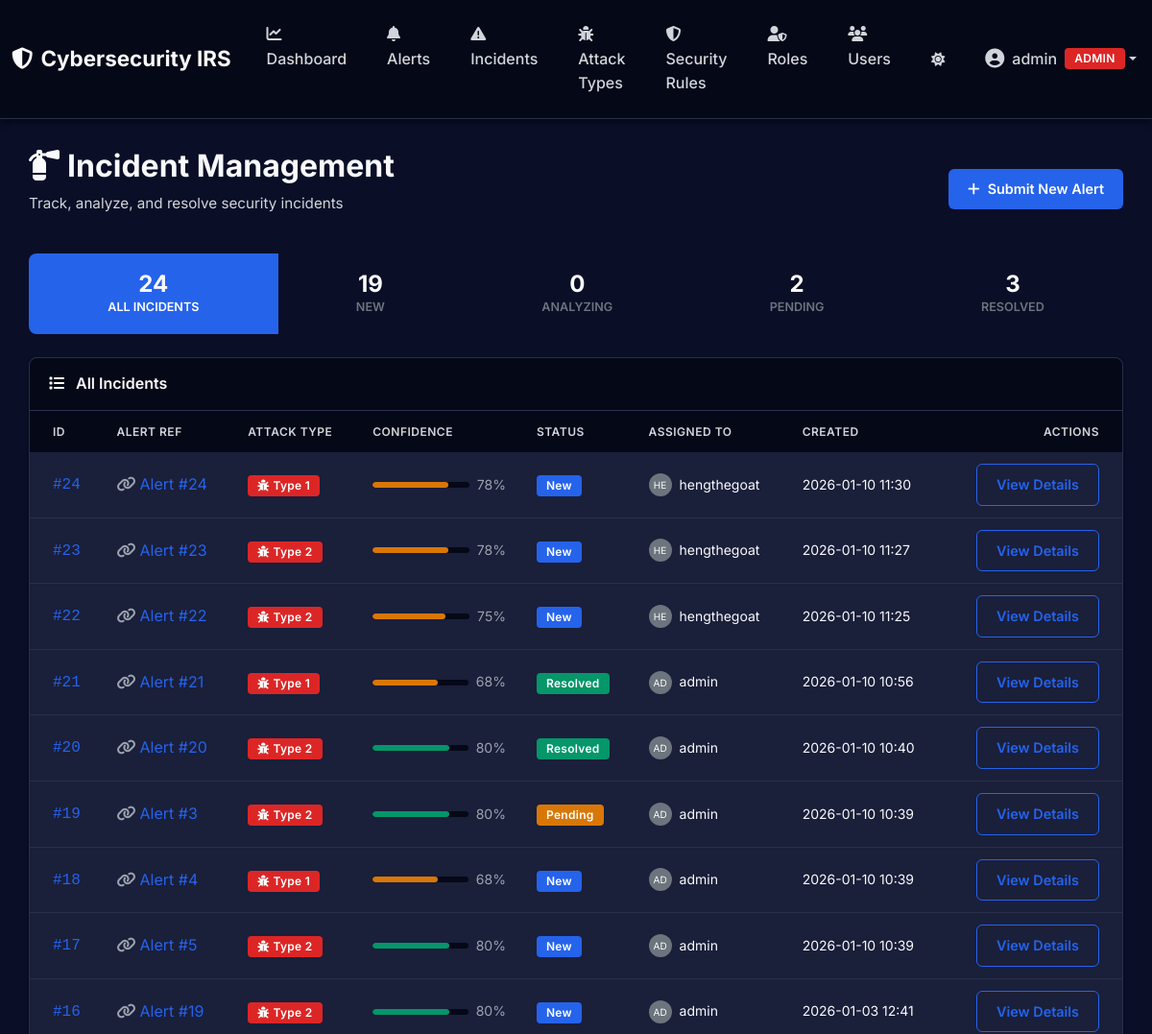
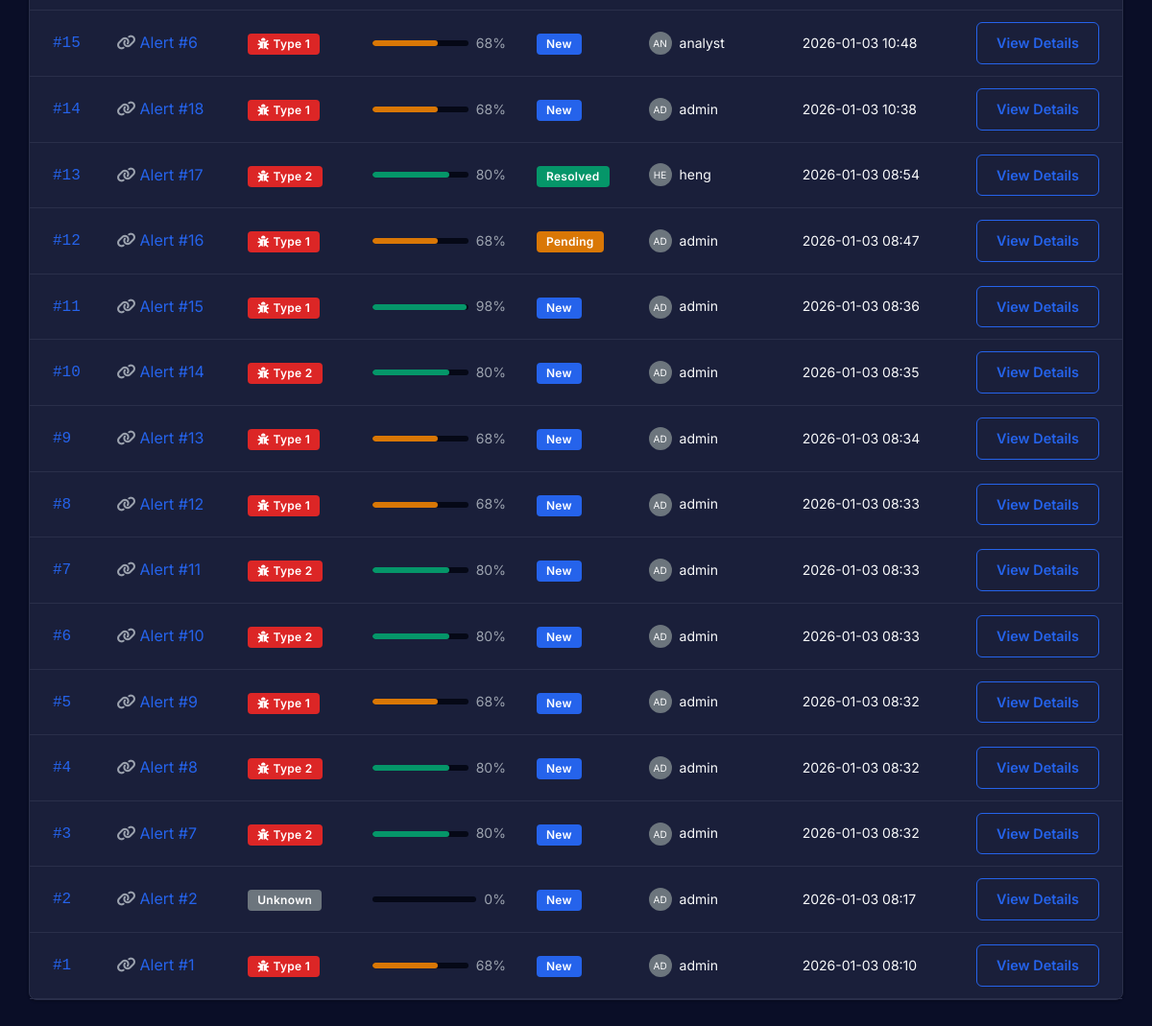
The page /incidents/ (signed in) on the database its author committed (2 pictures, top to bottom).
### app/models/user.py (models this page shows, shortened)
class User(db.Model):
    __tablename__ = 'users'
    id = db.Column(db.Integer, primary_key=True)
    username = db.Column(db.String(80), unique=True, nullable=False)
    email = db.Column(db.String(120), unique=True, nullable=False)
    full_name = db.Column(db.String(120), nullable=False)
    role = db.Column(db.String(20), default='analyst', nullable=False)  # admin, analyst, viewer
    is_active = db.Column(db.Boolean, default=True, nullable=False)
    password_hash = db.Column(db.String(255), nullable=False)
    created_at = db.Column(db.DateTime, default=datetime.utcnow, nullable=False)
    updated_at = db.Column(db.DateTime, default=datetime.utcnow, onupdate=datetime.utcnow, nullable=False)
    last_login = db.Column(db.DateTime, nullable=True)

### app/models/incident.py (models this page shows, shortened)
class Incident(db.Model):
    __tablename__ = 'incidents'
    id = db.Column(db.Integer, primary_key=True)
    alert_id = db.Column(db.Integer, db.ForeignKey('alerts.id'), nullable=False, unique=True)
    attack_type_id = db.Column(db.Integer, db.ForeignKey('attack_types.id'), nullable=True)
    matched_rules = db.Column(db.JSON, nullable=True)  # JSON array of rule IDs
    recommended_actions = db.Column(db.JSON, nullable=True)  # JSON array of recommended actions
    confidence_score = db.Column(db.Integer, default=0, nullable=False)  # 0-100
    explanation = db.Column(db.Text, nullable=True)  # Human-readable explanation
    status = db.Column(db.String(20), default='new', nullable=False)  # new, analyzing, pending, resolved
    assigned_to = db.Column(db.Integer, db.ForeignKey('users.id'), nullable=True)
    created_at = db.Column(db.DateTime, default=datetime.utcnow, nullable=False)
    updated_at = db.Column(db.DateTime, default=datetime.utcnow, onupdate=datetime.utcnow, nullable=False)
    resolved_at = db.Column(db.DateTime, nullable=True)
    history = db.relationship('IncidentHistory', backref='incident', lazy=True, cascade='all, delete-orphan')
    assigned_user = db.relationship('User', foreign_keys=[assigned_to], backref='assigned_incidents')

### app/routes/incident_routes.py (the view)
@incident_bp.route('/')
@login_required
def index():
    status_filter = request.args.get('status', None)
    query = Incident.query
    if status_filter:
        query = query.filter_by(status=status_filter)
    incidents = query.order_by(Incident.created_at.desc()).all()
    status_counts = {
        'all': Incident.query.count(),
        'new': Incident.query.filter_by(status='new').count(),
        'analyzing': Incident.query.filter_by(status='analyzing').count(),
        'pending': Incident.query.filter_by(status='pending').count(),
        'resolved': Incident.query.filter_by(status='resolved').count()
    }
    return render_template(
        'incidents/index.html',
        incidents=incidents,
        current_filter=status_filter,
        status_counts=status_counts
    )

### app/templates/incidents/index.html (shortened to what this page needs)
{% extends "layouts/base.html" %}  {% block content %}
<div class="mb-4">
  <div class="d-flex justify-content-between align-items-center">
    <div>
      <h1 class="h2" style="font-weight: 700; color: var(--text-primary)">
        <i class="fas fa-fire-extinguisher me-2"></i>Incident Management
      </h1>
      <p style="color: var(--text-secondary); font-size: 0.95rem">
        Track, analyze, and resolve security incidents
      </p>
    </div>
    <a href="{{ url_for('alerts.create') }}" class="btn btn-primary">
      <i class="fas fa-plus me-2"></i>Submit New Alert
    </a>
  </div>
</div>
<div class="row mb-4">
  <div class="col">
    <div class="btn-group w-100" role="group">
      <a
        href="{{ url_for('incidents.index') }}"
        class="btn {% if not current_filter %}btn-primary{% else %}btn-outline-secondary{% endif %}"
        style="border-top-left-radius: 8px; border-bottom-left-radius: 8px"
      >
        <div class="d-flex flex-column align-items-center py-2">
          <span class="h4 mb-0">{{ status_counts.all }}</span>
          <span class="small text-uppercase">All Incidents</span>
        </div>
      </a>
      <a
        href="{{ url_for('incidents.index', status='new') }}"
        class="btn {% if current_filter == 'new' %}btn-primary{% else %}btn-outline-secondary{% endif %}"
      >
        <div class="d-flex flex-column align-items-center py-2">
          <span class="h4 mb-0">{{ status_counts.new }}</span>
          <span class="small text-uppercase">New</span>
        </div>
      </a>
      <a
        href="{{ url_for('incidents.index', status='analyzing') }}"
        class="btn {% if current_filter == 'analyzing' %}btn-info{% else %}btn-outline-secondary{% endif %}"
      >
        <div class="d-flex flex-column align-items-center py-2">
          <span class="h4 mb-0">{{ status_counts.analyzing }}</span>
          <span class="small text-uppercase">Analyzing</span>
        </div>
      </a>
      <a
        href="{{ url_for('incidents.index', status='pending') }}"
        class="btn {% if current_filter == 'pending' %}btn-warning{% else %}btn-outline-secondary{% endif %}"
      >
        <div class="d-flex flex-column align-items-center py-2">
          <span class="h4 mb-0">{{ status_counts.pending }}</span>
          <span class="small text-uppercase">Pending</span>
        </div>
      </a>
      <a
        href="{{ url_for('incidents.index', status='resolved') }}"
        class="btn {% if current_filter == 'resolved' %}btn-success{% else %}btn-outline-secondary{% endif %}"
        style="border-top-right-radius: 8px; border-bottom-right-radius: 8px"
      >
        <div class="d-flex flex-column align-items-center py-2">
          <span class="h4 mb-0">{{ status_counts.resolved }}</span>
          <span class="small text-uppercase">Resolved</span>
        </div>
      </a>
    </div>
  </div>
</div>
<div class="card">
  <div class="card-header">
    <i class="fas fa-list me-2"></i>
    {% if current_filter %} {{ current_filter|title }} Incidents {% else %} All
    Incidents {% endif %}
  </div>
  <div class="card-body p-0">
    {% if incidents %}
    <div class="table-responsive">
      <table class="table table-hover mb-0">
        <thead>
          <tr>
            <th class="ps-4">ID</th>
            <th>Alert Ref</th>
            <th>Attack Type</th>
            <th>Confidence</th>
            <th>Status</th>
            <th>Assigned To</th>
            <th>Created</th>
            <th class="text-end pe-4">Actions</th>
          </tr>
        </thead>
        <tbody>
          {% for incident in incidents %}
          <tr>
            <td class="ps-4">
              <span style="font-family: monospace; color: var(--primary-color)"
                >#{{ incident.id }}</span
              >
            </td>
            <td>
              <a
                href="{{ url_for('alerts.detail', alert_id=incident.alert_id) }}"
                class="text-decoration-none"
              >
                <i class="fas fa-link me-1 text-muted"></i>Alert #{{
                incident.alert_id }}
              </a>
            </td>
            <td>
              {% if incident.attack_type_id %}
              <span class="badge bg-danger">
                <i class="fas fa-bug me-1"></i>Type {{ incident.attack_type_id
                }}
              </span>
              {% else %}
              <span class="badge bg-secondary">Unknown</span>
              {% endif %}
            </td>
            <td style="width: 15%">
              <div class="d-flex align-items-center">
                <div class="progress flex-grow-1" style="height: 6px">
                  <div
                    class="progress-bar {% if incident.confidence_score >= 80 %}bg-success{% elif incident.confidence_score >= 50 %}bg-warning{% else %}bg-danger{% endif %}"
                    role="progressbar"
                    style="width: {{ incident.confidence_score }}%"
                    aria-valuenow="{{ incident.confidence_score }}"
                    aria-valuemin="0"
                    aria-valuemax="100"
                  ></div>
                </div>
                <span class="ms-2 small text-muted"
                  >{{ incident.confidence_score }}%</span
                >
              </div>
            </td>
            <td>
              {% if incident.status == 'new' %}
              <span class="badge bg-primary">New</span>
              {% elif incident.status == 'analyzing' %}
              <span class="badge bg-info">Analyzing</span>
              {% elif incident.status == 'pending' %}
              <span class="badge bg-warning">Pending</span>
              {% else %}
              <span class="badge bg-success">Resolved</span>
              {% endif %}
            </td>
            <td>
              {% if incident.assigned_user %}
              <div class="d-flex align-items-center">
                <div
                  class="rounded-circle bg-secondary d-flex align-items-center justify-content-center me-2"
                  style="width: 24px; height: 24px; font-size: 10px"
                >
                  {{ incident.assigned_user.username[:2].upper() }}
                </div>
                <span class="small">{{ incident.assigned_user.username }}</span>
              </div>
              {% else %}
              <span class="text-muted small">
                <i class="far fa-user me-1"></i>Unassigned
              </span>
              {% endif %}
            </td>
            <td class="text-muted small">
              {{ incident.created_at.strftime('%Y-%m-%d %H:%M') }}
            </td>
            <td class="text-end pe-4">
              <a
                href="{{ url_for('incidents.detail', incident_id=incident.id) }}"
                class="btn btn-sm btn-outline-primary"
              >
                View Details
              </a>
            </td>
          </tr>
          {% endfor %}
        </tbody>
      </table>
    </div>
    {% endif %}
  </div>
</div>
{% endblock %}

### app/templates/layouts/base.html (shortened to what this page needs)
<!DOCTYPE html>
<html lang="en">
  <head>
    <link
      href="https://cdn.jsdelivr.net/npm/bootstrap@5.3.3/dist/css/bootstrap.min.css"
      rel="stylesheet"
    />
    <link
      rel="stylesheet"
      href="https://cdnjs.cloudflare.com/ajax/libs/font-awesome/6.5.1/css/all.min.css"
    />
    <link
      rel="stylesheet"
      href="{{ url_for('static', filename='css/style.css') }}"
    />
  </head>
  <body>
    {% if session.get('user_id') %}
    <nav class="navbar navbar-expand-lg navbar-dark">
      <div class="container-fluid">
        <a class="navbar-brand" href="{{ url_for('dashboard.index') }}">
          <i class="fas fa-shield-halved me-2"></i>Cybersecurity IRS
        </a>
        <div class="collapse navbar-collapse" id="navbarNav">
          <ul class="navbar-nav me-auto">
            <li class="nav-item">
              <a class="nav-link" href="{{ url_for('dashboard.index') }}">
                <i class="fas fa-chart-line me-1"></i>Dashboard
              </a>
            </li>
            <li class="nav-item">
              <a class="nav-link" href="{{ url_for('alerts.index') }}">
                <i class="fas fa-bell me-1"></i>Alerts
              </a>
            </li>
            <li class="nav-item">
              <a class="nav-link" href="{{ url_for('incidents.index') }}">
                <i class="fas fa-exclamation-triangle me-1"></i>Incidents
              </a>
            </li>
            <li class="nav-item">
              <a class="nav-link" href="{{ url_for('attack_type.index') }}">
                <i class="fas fa-bug me-1"></i>Attack Types
              </a>
            </li>
            <li class="nav-item">
              <a class="nav-link" href="{{ url_for('rules.index') }}">
                <i class="fas fa-shield-alt me-1"></i>Security Rules
              </a>
            </li>
            {% if current_user and current_user.role == 'admin' %}
            <li class="nav-item">
              <a class="nav-link" href="{{ url_for('roles.index') }}">
                <i class="fas fa-user-shield me-1"></i>Roles
              </a>
            </li>
            <li class="nav-item">
              <a class="nav-link" href="{{ url_for('users.index') }}">
                <i class="fas fa-users me-1"></i>Users
              </a>
            </li>
            {% endif %}
          </ul>
          <ul class="navbar-nav ms-auto align-items-center">
            <li class="nav-item">
              <button
                class="btn nav-link"
                id="theme-toggle"
                title="Toggle theme"
              >
                <i class="fas fa-moon"></i>
              </button>
            </li>
            <li class="nav-item dropdown">
              <a
                class="nav-link dropdown-toggle d-flex align-items-center"
                href="#"
                id="userDropdown"
                role="button"
                data-bs-toggle="dropdown"
                aria-expanded="false"
              >
                <i class="fas fa-user-circle me-2 fs-5"></i>
                <span class="d-none d-lg-inline user-name-text"
                  >{{ session.username }}</span
                >
                <span
                  class="badge bg-{% if current_user and current_user.role == 'admin' %}danger{% elif current_user and current_user.role == 'analyst' %}warning{% else %}info{% endif %} ms-2"
                >
                  {{ current_user.role|upper if current_user else
                  session.user_role|upper }}
                </span>
              </a>
            </li>
          </ul>
        </div>
      </div>
    </nav>
    {% endif %}
    <main class="container">
       {% block content %}{% endblock %}
    </main>
  </body>
</html>

### rows shown on the page
User: role "ADMIN"
Incident: id "24", alert_id "24", attack_type_id "1", confidence_score "78", status "New", assigned_user "HE", assigned_user.username "hengthegoat", created_at "2026-01-10 11:30"
Incident: id "23", alert_id "23", attack_type_id "2", confidence_score "78", status "New", assigned_user "HE", assigned_user.username "hengthegoat", created_at "2026-01-10 11:27"
Incident: id "22", alert_id "22", attack_type_id "2", confidence_score "75", status "New", assigned_user "HE", assigned_user.username "hengthegoat", created_at "2026-01-10 11:25"
Incident: id "21", alert_id "21", attack_type_id "1", confidence_score "68", status "Resolved", assigned_user "AD", assigned_user.username "admin", created_at "2026-01-10 10:56"
Incident: id "20", alert_id "20", attack_type_id "2", confidence_score "80", status "Resolved", assigned_user "AD", assigned_user.username "admin", created_at "2026-01-10 10:40"
Incident: id "19", alert_id "3", attack_type_id "2", confidence_score "80", status "Pending", assigned_user "AD", assigned_user.username "admin", created_at "2026-01-10 10:39"
Incident: id "18", alert_id "4", attack_type_id "1", confidence_score "68", status "New", assigned_user "AD", assigned_user.username "admin", created_at "2026-01-10 10:39"
Incident: id "17", alert_id "5", attack_type_id "2", confidence_score "80", status "New", assigned_user "AD", assigned_user.username "admin", created_at "2026-01-10 10:39"
Incident: id "16", alert_id "19", attack_type_id "2", confidence_score "80", status "New", assigned_user "AD", assigned_user.username "admin", created_at "2026-01-03 12:41"
Incident: id "15", alert_id "6", attack_type_id "1", confidence_score "68", status "New", assigned_user "AN", assigned_user.username "analyst", created_at "2026-01-03 10:48"
Incident: id "14", alert_id "18", attack_type_id "1", confidence_score "68", status "New", assigned_user "AD", assigned_user.username "admin", created_at "2026-01-03 10:38"
Incident: id "13", alert_id "17", attack_type_id "2", confidence_score "80", status "Resolved", assigned_user "HE", assigned_user.username "heng", created_at "2026-01-03 08:54"
Incident: id "12", alert_id "16", attack_type_id "1", confidence_score "68", status "Pending", assigned_user "AD", assigned_user.username "admin", created_at "2026-01-03 08:47"
Incident: id "11", alert_id "15", attack_type_id "1", confidence_score "98", status "New", assigned_user "AD", assigned_user.username "admin", created_at "2026-01-03 08:36"
Incident: id "10", alert_id "14", attack_type_id "2", confidence_score "80", status "New", assigned_user "AD", assigned_user.username "admin", created_at "2026-01-03 08:35"
Incident: id "9", alert_id "13", attack_type_id "1", confidence_score "68", status "New", assigned_user "AD", assigned_user.username "admin", created_at "2026-01-03 08:34"
Incident: id "8", alert_id "12", attack_type_id "1", confidence_score "68", status "New", assigned_user "AD", assigned_user.username "admin", created_at "2026-01-03 08:33"
Incident: id "7", alert_id "11", attack_type_id "2", confidence_score "80", status "New", assigned_user "AD", assigned_user.username "admin", created_at "2026-01-03 08:33"
Incident: id "6", alert_id "10", attack_type_id "2", confidence_score "80", status "New", assigned_user "AD", assigned_user.username "admin", created_at "2026-01-03 08:33"
Incident: id "5", alert_id "9", attack_type_id "1", confidence_score "68", status "New", assigned_user "AD", assigned_user.username "admin", created_at "2026-01-03 08:32"
Incident: id "4", alert_id "8", attack_type_id "2", confidence_score "80", status "New", assigned_user "AD", assigned_user.username "admin", created_at "2026-01-03 08:32"
Incident: id "3", alert_id "7", attack_type_id "2", confidence_score "80", status "New", assigned_user "AD", assigned_user.username "admin", created_at "2026-01-03 08:32"
Incident: id "2", alert_id "2", shows "Unknown", confidence_score "0", status "New", assigned_user "AD", assigned_user.username "admin", created_at "2026-01-03 08:17"
Incident: id "1", alert_id "1", attack_type_id "1", confidence_score "68", status "New", assigned_user "AD", assigned_user.username "admin", created_at "2026-01-03 08:10"

### other values the page prints
{{ session.username }} "admin"
{{ status_counts.all }} "24"
{{ status_counts.new }} "19"
{{ status_counts.analyzing }} "0"
{{ status_counts.pending }} "2"
{{ status_counts.resolved }} "3"
